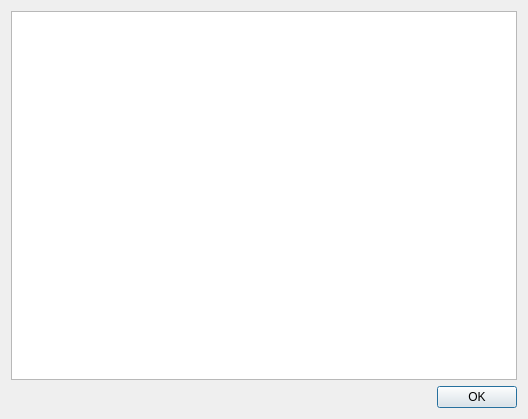
<?xml version="1.0" encoding="UTF-8"?>
<ui version="4.0">
 <class>LicenseDialog</class>
 <widget class="QDialog" name="LicenseDialog">
  <property name="geometry">
   <rect>
    <x>0</x>
    <y>0</y>
    <width>528</width>
    <height>419</height>
   </rect>
  </property>
  <property name="windowTitle">
   <string>Linzenz</string>
  </property>
  <layout class="QHBoxLayout" name="horizontalLayout">
   <item>
    <layout class="QVBoxLayout" name="verticalLayout">
     <item>
      <widget class="QPlainTextEdit" name="LicenseOut">
       <property name="readOnly">
        <bool>true</bool>
       </property>
      </widget>
     </item>
     <item>
      <widget class="QDialogButtonBox" name="buttonBox">
       <property name="orientation">
        <enum>Qt::Horizontal</enum>
       </property>
       <property name="standardButtons">
        <set>QDialogButtonBox::Ok</set>
       </property>
      </widget>
     </item>
    </layout>
   </item>
  </layout>
 </widget>
 <resources/>
 <connections>
  <connection>
   <sender>buttonBox</sender>
   <signal>accepted()</signal>
   <receiver>LicenseDialog</receiver>
   <slot>accept()</slot>
   <hints>
    <hint type="sourcelabel">
     <x>248</x>
     <y>254</y>
    </hint>
    <hint type="destinationlabel">
     <x>157</x>
     <y>274</y>
    </hint>
   </hints>
  </connection>
  <connection>
   <sender>buttonBox</sender>
   <signal>rejected()</signal>
   <receiver>LicenseDialog</receiver>
   <slot>reject()</slot>
   <hints>
    <hint type="sourcelabel">
     <x>316</x>
     <y>260</y>
    </hint>
    <hint type="destinationlabel">
     <x>286</x>
     <y>274</y>
    </hint>
   </hints>
  </connection>
 </connections>
</ui>
